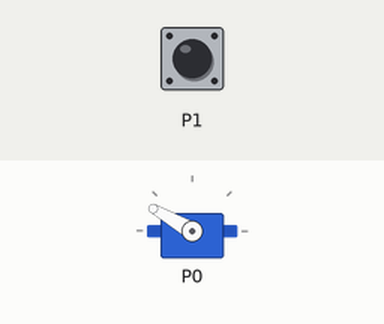
Simulated run of this program. Board: BBC micro:bit (MakeCode). Parts: servo. The test bench sets the inputs (shaded band); at power-on: P1 LOW.

Above: at 1.2 s.
1.3 s: P1 pulled HIGH for 0.15 s
At 2.4 s:
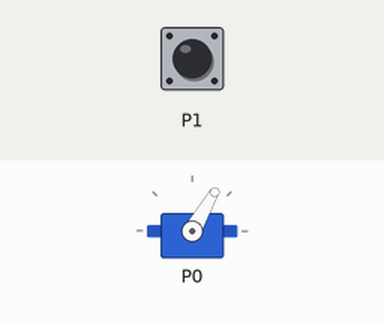
4.4 s: P1 pulled HIGH for 1 s
At 7.1 s:
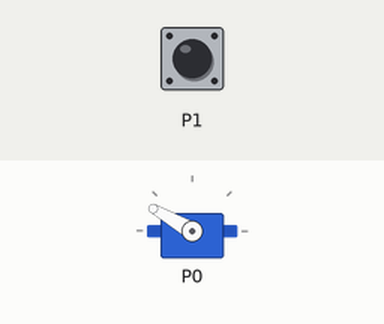
7.9 s: P1 pulled HIGH for 3.2 s
At 8.9 s:
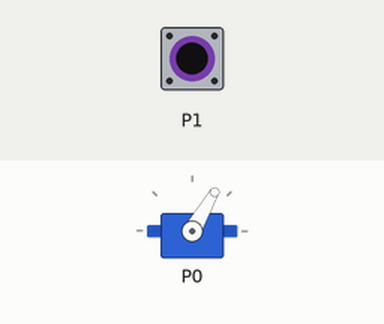
Timing chart, 0 to 11.4 s (numbered marks = the images above; inputs shaded):
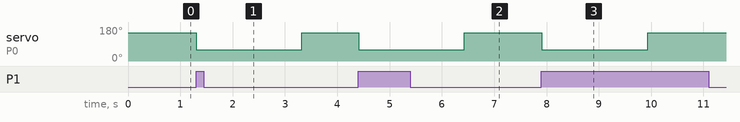

The program:

main.ts
```typescript
let Angle_Servo = 150
let État_Actuel = 0
let État_Passé = 0
basic.forever(function () {
    Angle_Servo = 150
    État_Actuel = pins.digitalReadPin(DigitalPin.P1)
    servos.P0.setAngle(Angle_Servo)
    if (État_Actuel != État_Passé) {
        if (État_Actuel == 1) {
            Angle_Servo += -90
        }
    }
    if (Angle_Servo == 60) {
        servos.P0.setAngle(Angle_Servo)
        basic.pause(2000)
    }
    État_Passé = État_Actuel
})
```

test.ts
```typescript
// les tests vont ici; ceci n'est pas compilé lorsque cet ensemble est utilisé en tant qu'extension.
```

Measured:
- after the input at 1.3 s, servo on P0: 150° → 60° at once, → 150° 2.0 s later
- after the input at 4.4 s, servo on P0: 150° → 60° at once, → 150° 2.0 s later
- after the input at 7.9 s, servo on P0: 150° → 60° at once, → 150° 2.0 s later
